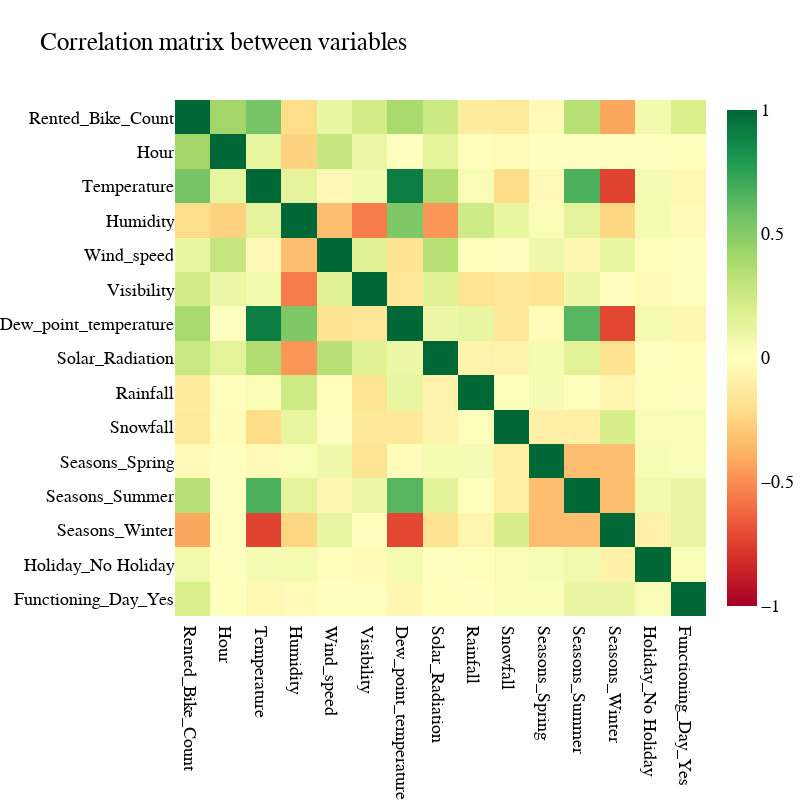

Here is the notebook cell this chart was saved with:
### Code cell
# Visualize the correlation matrix for better interpretation (visualisation example 2)
fig = go.Figure(go.Heatmap(z = corr.values.tolist(),
                           x = corr.columns,
                           y = corr.columns,
                           colorscale='rdylgn',
                           zmin=-1,
                           zmax=1),
                layout = go.Layout(width=800, height=800,
                                   xaxis_showgrid=False,
                                   yaxis_showgrid=False,
                                   yaxis_autorange='reversed'))
fig.update_layout(title='Correlation matrix between variables',
                  legend_title='Pearson Coefficient',
                  font = dict(family = 'sans-serif, sans-serif',
                              size = 18,
                              color = "black"),
                  margin = dict(l=0, r=0,b=0))
fig.show(config={'displayModeBar': False})

### Figure 1 — Plotly figure (JSON) as saved in the notebook; plotly's stock layout.template omitted (floating-point values rounded to 4 significant figures; data arrays with more than 128 entries replaced by an {"elided": "..."} marker saying what was removed)
{"data": [{"colorscale": [[0.0, "rgb(165,0,38)"], [0.1, "rgb(215,48,39)"], [0.2, "rgb(244,109,67)"], [0.3, "rgb(253,174,97)"], [0.4, "rgb(254,224,139)"], [0.5, "rgb(255,255,191)"], [0.6, "rgb(217,239,139)"], [0.7, "rgb(166,217,106)"], [0.8, "rgb(102,189,99)"], [0.9, "rgb(26,152,80)"], [1.0, "rgb(0,104,55)"]], "x": ["Rented_Bike_Count", "Hour", "Temperature", "Humidity", "Wind_speed", "Visibility", "Dew_point_temperature", "Solar_Radiation", "Rainfall", "Snowfall", "Seasons_Spring", "Seasons_Summer", "Seasons_Winter", "Holiday_No Holiday", "Functioning_Day_Yes"], "y": ["Rented_Bike_Count", "Hour", "Temperature", "Humidity", "Wind_speed", "Visibility", "Dew_point_temperature", "Solar_Radiation", "Rainfall", "Snowfall", "Seasons_Spring", "Seasons_Summer", "Seasons_Winter", "Holiday_No Holiday", "Functioning_Day_Yes"], "z": {"elided": "15x15 float values"}, "zmax": 1, "zmin": -1, "type": "heatmap"}], "layout": {"height": 800, "width": 800, "xaxis": {"showgrid": false}, "yaxis": {"autorange": "reversed", "showgrid": false}, "font": {"family": "sans-serif, sans-serif", "size": 18, "color": "black"}, "margin": {"l": 0, "r": 0, "b": 0}, "title": {"text": "Correlation matrix between variables"}, "legend": {"title": {"text": "Pearson Coefficient"}}}}
